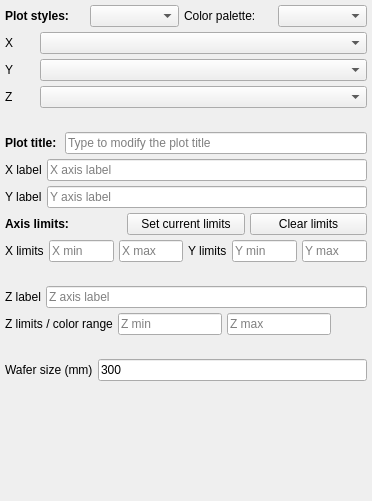
                 <widget class="QWidget" name="scrollAreaWidgetContents">
                  <property name="geometry">
                   <rect>
                    <x>0</x>
                    <y>0</y>
                    <width>372</width>
                    <height>501</height>
                   </rect>
                  </property>
                  <layout class="QVBoxLayout" name="verticalLayout_3">
                   <property name="spacing">
                    <number>5</number>
                   </property>
                   <property name="leftMargin">
                    <number>5</number>
                   </property>
                   <property name="topMargin">
                    <number>5</number>
                   </property>
                   <property name="rightMargin">
                    <number>5</number>
                   </property>
                   <property name="bottomMargin">
                    <number>5</number>
                   </property>
                   <item>
                    <layout class="QHBoxLayout" name="horizontalLayout_115">
                     <item>
                      <widget class="QLabel" name="label_96">
                       <property name="minimumSize">
                        <size>
                         <width>80</width>
                         <height>0</height>
                        </size>
                       </property>
                       <property name="maximumSize">
                        <size>
                         <width>80</width>
                         <height>16777215</height>
                        </size>
                       </property>
                       <property name="font">
                        <font>
                         <weight>75</weight>
                         <bold>true</bold>
                        </font>
                       </property>
                       <property name="text">
                        <string>Plot styles:</string>
                       </property>
                      </widget>
                     </item>
                     <item>
                      <widget class="QComboBox" name="cbb_plotstyle"/>
                     </item>
                     <item>
                      <widget class="QLabel" name="label_93">
                       <property name="text">
                        <string>Color palette:</string>
                       </property>
                      </widget>
                     </item>
                     <item>
                      <widget class="QComboBox" name="cbb_palette"/>
                     </item>
                    </layout>
                   </item>
                   <item>
                    <layout class="QHBoxLayout" name="horizontalLayout_71">
                     <item>
                      <widget class="QLabel" name="label_82">
                       <property name="minimumSize">
                        <size>
                         <width>30</width>
                         <height>0</height>
                        </size>
                       </property>
                       <property name="maximumSize">
                        <size>
                         <width>30</width>
                         <height>16777215</height>
                        </size>
                       </property>
                       <property name="text">
                        <string>X</string>
                       </property>
                      </widget>
                     </item>
                     <item>
                      <widget class="QComboBox" name="cbb_x_2"/>
                     </item>
                    </layout>
                   </item>
                   <item>
                    <layout class="QHBoxLayout" name="horizontalLayout_88">
                     <item>
                      <widget class="QLabel" name="label_84">
                       <property name="minimumSize">
                        <size>
                         <width>30</width>
                         <height>0</height>
                        </size>
                       </property>
                       <property name="maximumSize">
                        <size>
                         <width>30</width>
                         <height>16777215</height>
                        </size>
                       </property>
                       <property name="text">
                        <string>Y</string>
                       </property>
                      </widget>
                     </item>
                     <item>
                      <widget class="QComboBox" name="cbb_y_2"/>
                     </item>
                    </layout>
                   </item>
                   <item>
                    <layout class="QHBoxLayout" name="horizontalLayout_89">
                     <item>
                      <widget class="QLabel" name="label_85">
                       <property name="minimumSize">
                        <size>
                         <width>30</width>
                         <height>0</height>
                        </size>
                       </property>
                       <property name="maximumSize">
                        <size>
                         <width>30</width>
                         <height>16777215</height>
                        </size>
                       </property>
                       <property name="text">
                        <string>Z</string>
                       </property>
                      </widget>
                     </item>
                     <item>
                      <widget class="QComboBox" name="cbb_z_2"/>
                     </item>
                    </layout>
                   </item>
                   <item>
                    <widget class="QLabel" name="label">
                     <property name="text">
                      <string/>
                     </property>
                    </widget>
                   </item>
                   <item>
                    <layout class="QHBoxLayout" name="horizontalLayout_107">
                     <item>
                      <widget class="QLabel" name="label_91">
                       <property name="font">
                        <font>
                         <weight>75</weight>
                         <bold>true</bold>
                        </font>
                       </property>
                       <property name="text">
                        <string>Plot title: </string>
                       </property>
                      </widget>
                     </item>
                     <item>
                      <widget class="QLineEdit" name="lbl_plot_title">
                       <property name="placeholderText">
                        <string>Type to modify the plot title</string>
                       </property>
                      </widget>
                     </item>
                    </layout>
                   </item>
                   <item>
                    <layout class="QHBoxLayout" name="horizontalLayout_91">
                     <item>
                      <widget class="QLabel" name="label_86">
                       <property name="text">
                        <string>X label</string>
                       </property>
                      </widget>
                     </item>
                     <item>
                      <widget class="QLineEdit" name="lbl_xlabel">
                       <property name="placeholderText">
                        <string>X axis label</string>
                       </property>
                      </widget>
                     </item>
                    </layout>
                   </item>
                   <item>
                    <layout class="QHBoxLayout" name="horizontalLayout_92">
                     <item>
                      <widget class="QLabel" name="label_87">
                       <property name="text">
                        <string>Y label</string>
                       </property>
                      </widget>
                     </item>
                     <item>
                      <widget class="QLineEdit" name="lbl_ylabel">
                       <property name="placeholderText">
                        <string>Y axis label</string>
                       </property>
                      </widget>
                     </item>
                    </layout>
                   </item>
                   <item>
                    <layout class="QHBoxLayout" name="horizontalLayout_19">
                     <item>
                      <widget class="QLabel" name="label_97">
                       <property name="font">
                        <font>
                         <weight>75</weight>
                         <bold>true</bold>
                        </font>
                       </property>
                       <property name="text">
                        <string>Axis limits:</string>
                       </property>
                      </widget>
                     </item>
                     <item>
                      <widget class="QPushButton" name="btn_get_limits">
                       <property name="text">
                        <string>Set current limits</string>
                       </property>
                      </widget>
                     </item>
                     <item>
                      <widget class="QPushButton" name="btn_clear_limits">
                       <property name="text">
                        <string>Clear limits</string>
                       </property>
                      </widget>
                     </item>
                    </layout>
                   </item>
                   <item>
                    <layout class="QHBoxLayout" name="horizontalLayout_102">
                     <item>
                      <widget class="QLabel" name="label_89">
                       <property name="text">
                        <string>X limits</string>
                       </property>
                      </widget>
                     </item>
                     <item>
                      <widget class="QLineEdit" name="xmin_2">
                       <property name="placeholderText">
                        <string>X min</string>
                       </property>
                      </widget>
                     </item>
                     <item>
                      <widget class="QLineEdit" name="xmax_2">
                       <property name="placeholderText">
                        <string>X max</string>
                       </property>
                      </widget>
                     </item>
                     <item>
                      <widget class="QLabel" name="label_90">
                       <property name="text">
                        <string>Y limits</string>
                       </property>
                      </widget>
                     </item>
                     <item>
                      <widget class="QLineEdit" name="ymin_2">
                       <property name="placeholderText">
                        <string>Y min</string>
                       </property>
                      </widget>
                     </item>
                     <item>
                      <widget class="QLineEdit" name="ymax_2">
                       <property name="placeholderText">
                        <string>Y max</string>
                       </property>
                      </widget>
                     </item>
                    </layout>
                   </item>
                   <item>
                    <widget class="QLabel" name="label_2">
                     <property name="text">
                      <string/>
                     </property>
                    </widget>
                   </item>
                   <item>
                    <layout class="QHBoxLayout" name="horizontalLayout_93">
                     <item>
                      <widget class="QLabel" name="label_88">
                       <property name="text">
                        <string>Z label</string>
                       </property>
                      </widget>
                     </item>
                     <item>
                      <widget class="QLineEdit" name="lbl_zlabel">
                       <property name="placeholderText">
                        <string>Z axis label</string>
                       </property>
                      </widget>
                     </item>
                    </layout>
                   </item>
                   <item>
                    <layout class="QHBoxLayout" name="horizontalLayout_113">
                     <item>
                      <widget class="QLabel" name="label_94">
                       <property name="text">
                        <string>Z limits / color range</string>
                       </property>
                      </widget>
                     </item>
                     <item>
                      <widget class="QLineEdit" name="zmin_2">
                       <property name="placeholderText">
                        <string>Z min</string>
                       </property>
                      </widget>
                     </item>
                     <item>
                      <widget class="QLineEdit" name="zmax_2">
                       <property name="placeholderText">
                        <string>Z max</string>
                       </property>
                      </widget>
                     </item>
                     <item>
                      <spacer name="horizontalSpacer_43">
                       <property name="orientation">
                        <enum>Qt::Horizontal</enum>
                       </property>
                       <property name="sizeHint" stdset="0">
                        <size>
                         <width>40</width>
                         <height>20</height>
                        </size>
                       </property>
                      </spacer>
                     </item>
                    </layout>
                   </item>
                   <item>
                    <widget class="QLabel" name="label_3">
                     <property name="text">
                      <string/>
                     </property>
                    </widget>
                   </item>
                   <item>
                    <layout class="QHBoxLayout" name="horizontalLayout_124">
                     <item>
                      <widget class="QLabel" name="label_98">
                       <property name="text">
                        <string>Wafer size (mm)</string>
                       </property>
                      </widget>
                     </item>
                     <item>
                      <widget class="QLineEdit" name="lbl_wafersize">
                       <property name="text">
                        <string>300</string>
                       </property>
                      </widget>
                     </item>
                    </layout>
                   </item>
                   <item>
                    <spacer name="verticalSpacer_8">
                     <property name="orientation">
                      <enum>Qt::Vertical</enum>
                     </property>
                     <property name="sizeHint" stdset="0">
                      <size>
                       <width>20</width>
                       <height>40</height>
                      </size>
                     </property>
                    </spacer>
                   </item>
                  </layout>
                 </widget>
